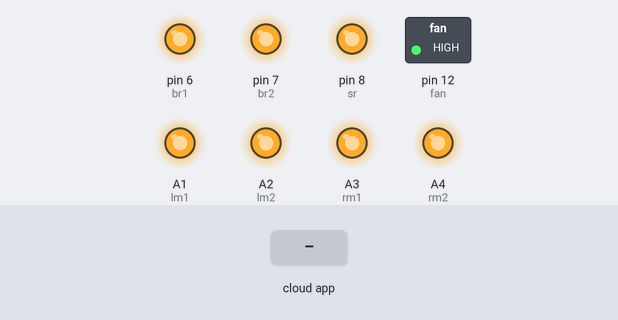
A sketch run on a simulated Arduino Uno, built with avr-gcc and run on an emulated ATmega328P. Shown: switched loads named in the sketch (green lamp = pin HIGH), output pins drawn as LEDs (lit = HIGH). The inputs (shaded band) are chosen by the test bench. The RemoteXY app is connected.

Above: at 1.2 s.
1.3 s: the phone or cloud app sets button_1 to 1
At 1.6 s:
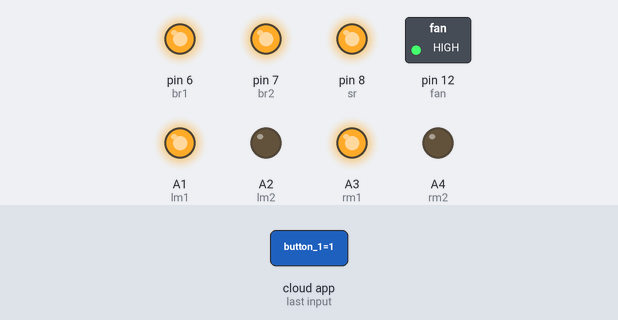
2.8 s: the phone or cloud app sets select_1 to 1
At 3.9 s:
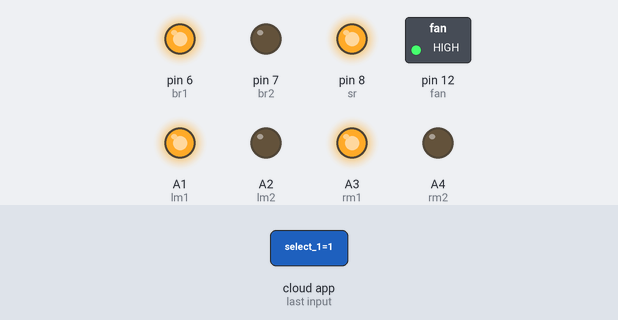
4.3 s: the phone or cloud app sets button_1 to 0
At 5.1 s:
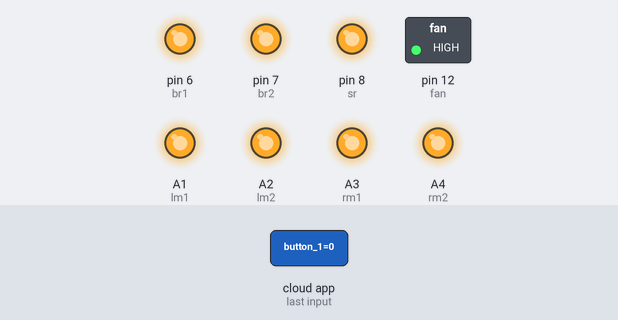
5.8 s: the phone or cloud app sets button_2 to 1
At 6.2 s:
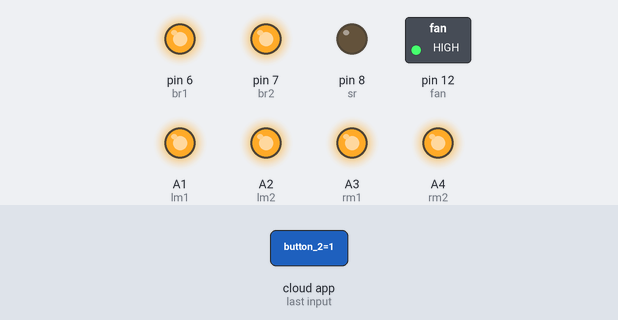
7.3 s: the phone or cloud app sets button_4 to 1
At 8.5 s:
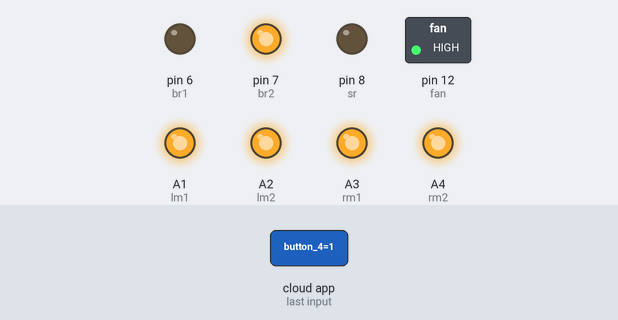
8.8 s: the phone or cloud app sets select_1 to 0
At 9.7 s:
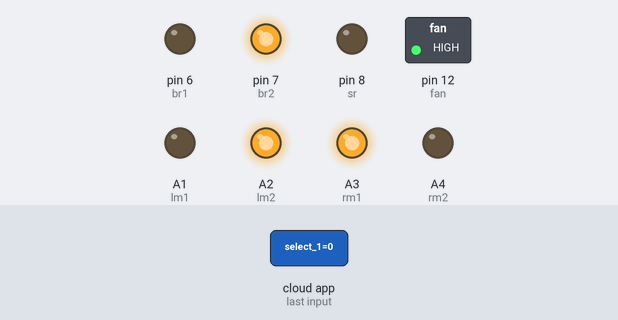
Timing chart, 0 to 11.3 s (numbered marks = the images above; inputs shaded):
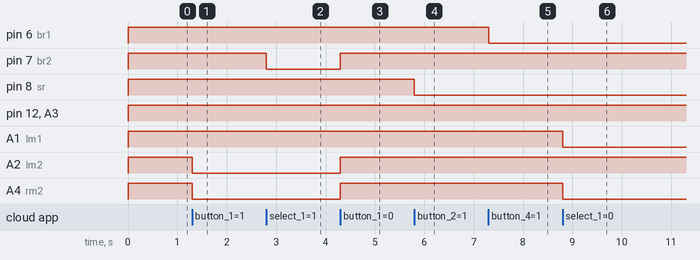

The sketch:

Fire_Fighting_Robot.ino
```cpp
// (licence header left out)
//////////////////////////////////////////////
//        RemoteXY include library          //
//////////////////////////////////////////////

// RemoteXY select connection mode and include library
#define REMOTEXY_MODE__HARDSERIAL

#include <RemoteXY.h>

// RemoteXY connection settings
#define REMOTEXY_SERIAL Serial
#define REMOTEXY_SERIAL_SPEED 9600


// RemoteXY configurate
#pragma pack(push, 1)
uint8_t RemoteXY_CONF[] =   // 58 bytes
  { 255,5,0,0,0,51,0,16,24,0,3,3,85,21,8,22,16,26,1,0,
  39,19,12,12,16,8,70,0,1,0,48,28,12,12,16,24,82,0,1,0,
  31,29,12,12,16,8,76,0,1,0,40,38,12,12,16,24,66,0 };

// this structure defines all the variables and events of your control interface
struct {

    // input variables
  uint8_t select_1; // =0 if select position A, =1 if position B, =2 if position C, ...
  uint8_t button_1; // =1 if button pressed, else =0
  uint8_t button_2; // =1 if button pressed, else =0
  uint8_t button_3; // =1 if button pressed, else =0
  uint8_t button_4; // =1 if button pressed, else =0

    // other variable
  uint8_t connect_flag;  // =1 if wire connected, else =0

} RemoteXY;
#pragma pack(pop)

/////////////////////////////////////////////
//           END RemoteXY include          //
/////////////////////////////////////////////


//           Directions Of PINS        //

#define lm1 A1 //lm1=left motor 1
#define lm2 A2
#define rm1 A3 //rm1=right motor 1
#define rm2 A4
#define br1 6 //Ba4bore  motor
#define br2 7
#define sr  8
#define fan 12


/////////////////////////////////////////////
//           Status Of PINS        //
/////////////////////////////////////////////
void setup()
{
  RemoteXY_Init ();
  pinMode(lm1,OUTPUT);   // Main Motors
  pinMode(lm2,OUTPUT);
  pinMode(rm1,OUTPUT);
  pinMode(rm2,OUTPUT);

  pinMode(br1,OUTPUT);    // Bashboree Motor
  pinMode(br2,OUTPUT);

  pinMode(sr,OUTPUT);    // Siren
  pinMode(fan,OUTPUT);    // fan


}

void loop()
{
  RemoteXY_Handler ();
  fan_on();

/////////////////////////////////////////////
//     Selector == A   "Direction Mode     //
/////////////////////////////////////////////

  if (RemoteXY.select_1==0)
  {
    if (RemoteXY.button_1==1)
    {
    forward();
    }
    else if (RemoteXY.button_2==1)
    {
    left();
    }
    else if(RemoteXY.button_3==1)
   {
    right();
    }
    else if (RemoteXY.button_4==1)
    {
      backward();
      }

      else
    {
    stopp();
    }
 }

/////////////////////////////////////////////
//Selector == B   bashboree and siren Mode//
/////////////////////////////////////////////


 else if (RemoteXY.select_1==1)
{
  if (RemoteXY.button_1==1)
  {
  bashboree_up();
  }
   else if (RemoteXY.button_4==1)
  {
  bashboree_down();
  }
  else if (RemoteXY.button_2==1)
  {
  siren_on();

  }
else
    {
    stopp();
    }
}

/////////////////////////////////////////////
//     Selector == c      Emergency Mode   //
/////////////////////////////////////////////

else if (RemoteXY.select_1==2)
{
stopp();
}
}


/////////////////////////////////////////////
//           Functions              //
/////////////////////////////////////////////
void forward()
{
  digitalWrite(lm1, HIGH);
  digitalWrite(lm2, LOW);
  digitalWrite(rm1, HIGH);
  digitalWrite(rm2, LOW);
}

void backward()
{
  digitalWrite(lm1, LOW);
  digitalWrite(lm2, HIGH);
  digitalWrite(rm1, LOW);
  digitalWrite(rm2, HIGH);
}

void left()
{
  digitalWrite(lm1, LOW);
  digitalWrite(lm2, HIGH);
  digitalWrite(rm1, HIGH);
  digitalWrite(rm2, LOW);
}

void right()
{
  digitalWrite(lm1, HIGH);
  digitalWrite(lm2, LOW);
  digitalWrite(rm1, LOW);
  digitalWrite(rm2, HIGH);
}

void stopp()
{
  digitalWrite(lm1, HIGH);
  digitalWrite(lm2, HIGH);
  digitalWrite(rm1, HIGH);
  digitalWrite(rm2, HIGH);
  digitalWrite(br1, HIGH);
  digitalWrite(br2, HIGH);
  digitalWrite(sr, HIGH);
}
void bashboree_up()
{
  digitalWrite(br1, HIGH);
  digitalWrite(br2, LOW);
}
void bashboree_down()
{
  digitalWrite(br2, HIGH);
  digitalWrite(br1, LOW);
}

void siren_on()
{
  digitalWrite(sr, LOW);
}
void siren_off()
{
  digitalWrite(sr, HIGH);
}

void fan_on()
{
  digitalWrite(fan, HIGH);
}
```

Measured:
- after the input at 1.3 s, A2 (lm2), A4 (rm2): HIGH → LOW at once
- after the input at 2.8 s, pin 7 (br2): HIGH → LOW at once
- after the input at 4.3 s, pin 7 (br2), A2 (lm2), A4 (rm2): LOW → HIGH at once
- after the input at 5.8 s, pin 8 (sr): HIGH → LOW at once
- after the input at 7.3 s, pin 6 (br1): HIGH → LOW at once
- after the input at 8.8 s, A1 (lm1), A4 (rm2): HIGH → LOW at once
